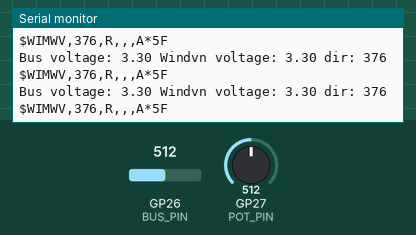
A program run on a simulated Raspberry Pi Pico. Parts: the last lines printed to the serial monitor. Inputs (shaded band) come from the test bench; at power-on: GP27 (POT_PIN) = 512, GP26 (BUS_PIN) = 512.

Above: at 2.8 s.
2.9 s: GP27 (POT_PIN) set to 510
At 2.93 s:
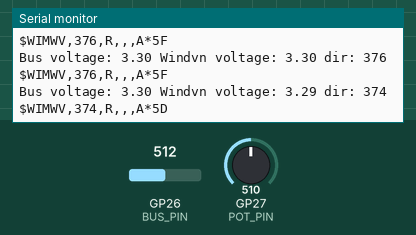
4.5 s: GP26 (BUS_PIN) set to 718
At 4.54 s:
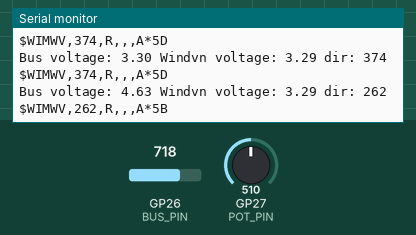
Timing chart, 0 to 7.5 s (numbered marks = the images above; inputs shaded):
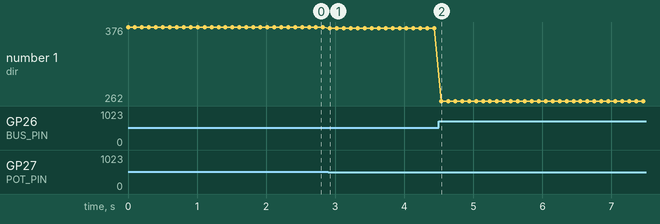

Measured:
- the behaviour switches between 511 and 510 on GP27 (POT_PIN) (found by bisection; images 0 and 1)
- the behaviour switches between 717 and 718 on GP26 (BUS_PIN) (found by bisection; images 1 and 2)
- after the input at 2.9 s, the serial monitor: prints a new line at once (image 1)
- after the input at 4.5 s, the serial monitor: prints a new line at once (image 2)
- plotted number 1: 376 → 374 after the input at 2.9 s, 374 → 262 after the input at 4.5 s

The program:

main.cpp
```cpp
#include <Arduino.h>
#include <stdio.h>
#include <stdint.h>
#include <string.h>

#define POT_PIN PIN_A1
#define BUS_PIN PIN_A0

#define ANALOG_MAX (1 << 10)

template <typename T>
inline T map_t(T x, T in_min, T in_max, T out_min, T out_max)
{
  return (x - in_min) * (out_max - out_min) / (in_max - in_min) + out_min;
}

void setup() {
  // default to 10 bits of precision
  pinMode(POT_PIN, INPUT);
  pinMode(BUS_PIN, INPUT);

  // USB bus
  Serial.begin(115200);
  // Serial1 tx on pin 1, rx on pin 2
  Serial1.begin(115200);
}

void loop() {
    // Read in angle and remap. Might need to invert the polarity/apply calibration later
    int busPinRaw = analogRead(BUS_PIN);
    float busVoltage = map_t<float>(busPinRaw, 0, ANALOG_MAX, 0.0, 3.3) * 2.0;
    float scaleFactor = busVoltage / 5.0;

    // TODO calibrate the voltage divider
    int windvnPinRaw = analogRead(POT_PIN);
    float windvnVoltage = map_t<float>(windvnPinRaw, 0, ANALOG_MAX, 0, 3.3) * 2.0;
    // 6127V1A360L.5FS - 0.2 V to 4.8 V output
    int dir = roundf(map_t<float>(windvnVoltage, 0.2 * scaleFactor, 4.8 * scaleFactor, 0, 360));

    Serial.print("Bus voltage: ");
    Serial.print(static_cast<double>(busVoltage));
    Serial.print(" Windvn voltage: ");
    Serial.print(static_cast<double>(windvnVoltage));
    Serial.print(" dir: ");
    Serial.println(dir);

    // Create message, up until checksum
    char str[100];
    int len = snprintf(str, sizeof(str),
        "$WIMWV,%i,R,,,A", dir);

    // calculate checksum
    uint8_t checksum = 0;
    for (int i = 1; i < len; i++) {
        checksum ^= str[i];
    }

    // append checksum+newlines to message
    snprintf(str+len, sizeof(str)-len+4, "*%X%X\r\n", (checksum >> 4) & 0x0f, checksum & 0x0f);

    Serial.print(str);
    Serial1.print(str);

    // And rate limit to say 10hz lol
    delay(100);
}
```
